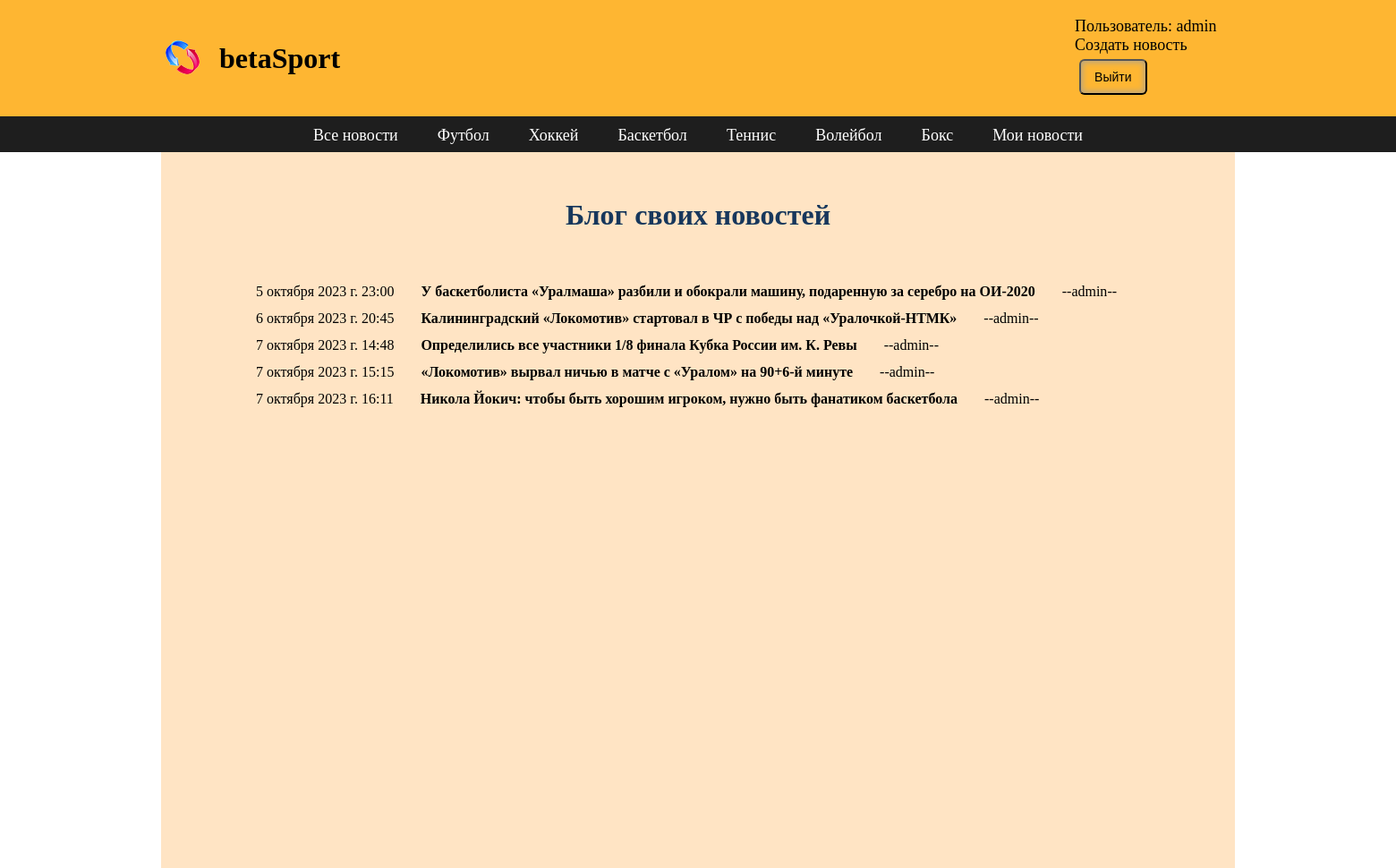
Before: /mynews/ (signed in) with the older database file.
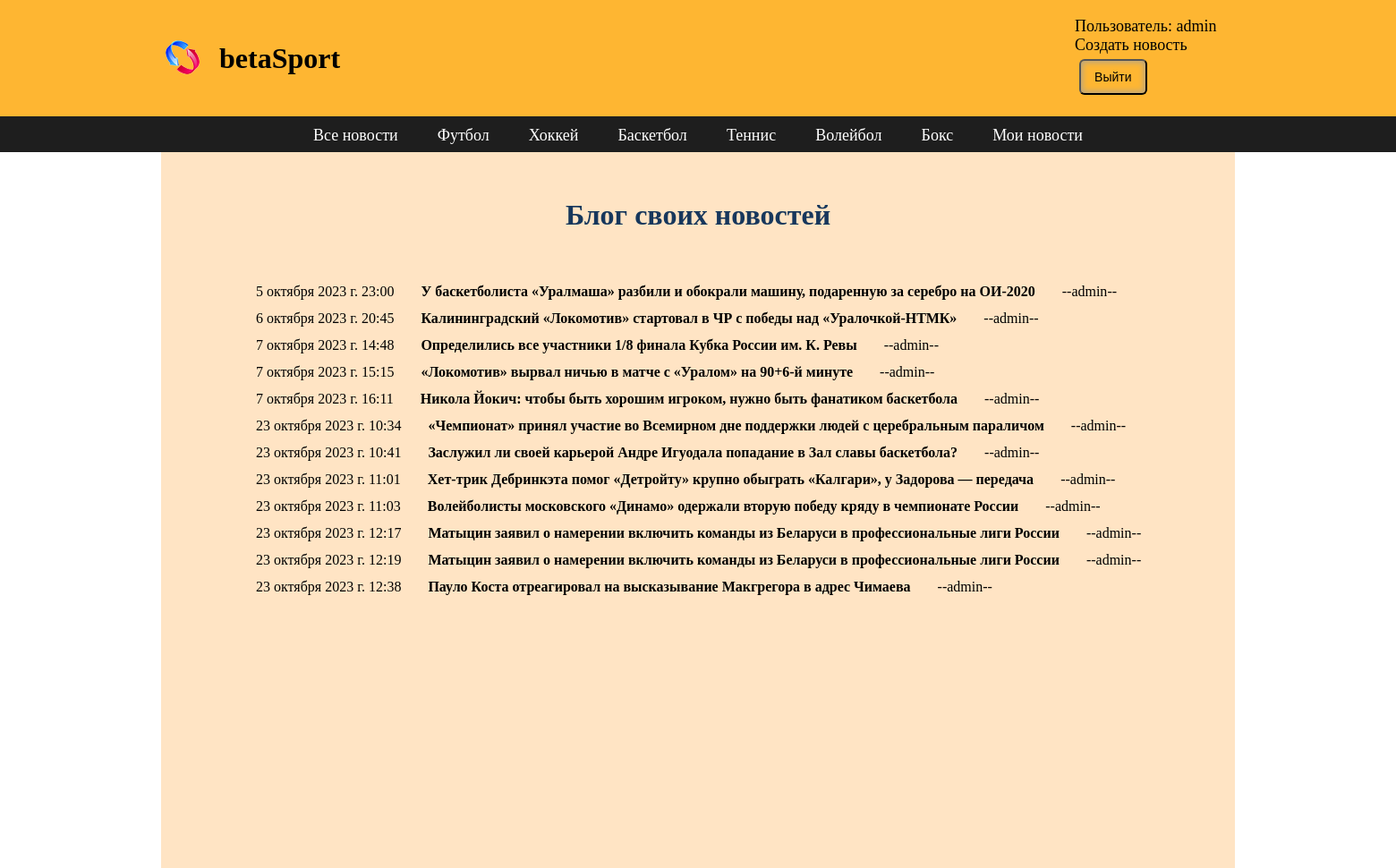
After: the same page with the newer database file.
### newpost/models.py (models this page shows, shortened)
class Sportnews(models.Model):
    sport = [
        (1, "футбол"),
        (2, "хоккей"),
        (3, "баскетбол"),
        (4, "теннис"),
        (5, "волейбол"),
        (6, "бокс")
    ]
    tsport = models.PositiveSmallIntegerField('tsport', choices=sport)
    title = models.CharField(max_length=100)
    news = models.TextField(max_length=1500)
    created = models.DateTimeField(auto_now_add=True)
    image = models.ImageField(upload_to='images/', blank=True)
    user = models.ForeignKey(User, on_delete=models.CASCADE, blank=True)
    vote_total = models.IntegerField(default=0)
    vote_ratio = models.IntegerField(default=0)

### newpost/views.py (the view)
# urls.py: path('mynews/', views.mynews, name='mynews'),
def mynews(request):
    np = Sportnews.objects.filter(user=request.user)
    return render(request, 'newpost/mynews.html', {'np': np})

### newpost/templates/newpost/mynews.html
{% extends 'newpost/base.html' %}
{% block content %}
<div class="aut">
    <div class="zag">
            <h1>Блог своих новостей</h1>
    </div>
</div>
<div class="new">
    {% for i in np %}
        <div class="blok">
            <div class="creat"> {{ i.created }} </div>
            <div class="tit"> <a href="{% url 'detail' i.id %}"> {{ i.title }} </a> </div>
            <div class="us"> --{{ i.user }}-- </div>
         </div>
    {% endfor %}
</div>
{% endblock %}

Changed rows visible on the page:
added Sportnews: created "23 октября 2023 г. 10:34", title "«Чемпионат» принял участие во Всемирном дне поддержки людей с церебральным параличом", user "admin"
added Sportnews: created "23 октября 2023 г. 10:41", title "Заслужил ли своей карьерой Андре Игуодала попадание в Зал славы баскетбола?", user "admin"
added Sportnews: created "23 октября 2023 г. 11:01", title "Хет-трик Дебринкэта помог «Детройту» крупно обыграть «Калгари», у Задорова — передача", user "admin"
added Sportnews: created "23 октября 2023 г. 11:03", title "Волейболисты московского «Динамо» одержали вторую победу кряду в чемпионате России", user "admin"
added Sportnews: created "23 октября 2023 г. 12:17", title "Матыцин заявил о намерении включить команды из Беларуси в профессиональные лиги России", user "admin"
added Sportnews: created "23 октября 2023 г. 12:19", title "Матыцин заявил о намерении включить команды из Беларуси в профессиональные лиги России", user "admin"
added Sportnews: created "23 октября 2023 г. 12:38", title "Пауло Коста отреагировал на высказывание Макгрегора в адрес Чимаева", user "admin"
